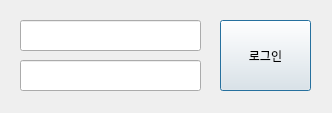
<?xml version="1.0" encoding="UTF-8"?>
<ui version="4.0">
 <class>login_dialog</class>
 <widget class="QDialog" name="login_dialog">
  <property name="geometry">
   <rect>
    <x>0</x>
    <y>0</y>
    <width>332</width>
    <height>113</height>
   </rect>
  </property>
  <property name="windowTitle">
   <string>Dialog</string>
  </property>
  <widget class="QPushButton" name="login_brt">
   <property name="geometry">
    <rect>
     <x>220</x>
     <y>20</y>
     <width>91</width>
     <height>71</height>
    </rect>
   </property>
   <property name="text">
    <string>로그인</string>
   </property>
  </widget>
  <widget class="QLineEdit" name="pass_line">
   <property name="geometry">
    <rect>
     <x>20</x>
     <y>60</y>
     <width>181</width>
     <height>31</height>
    </rect>
   </property>
  </widget>
  <widget class="QLineEdit" name="id_line">
   <property name="geometry">
    <rect>
     <x>20</x>
     <y>20</y>
     <width>181</width>
     <height>31</height>
    </rect>
   </property>
  </widget>
 </widget>
 <resources/>
 <connections/>
</ui>
